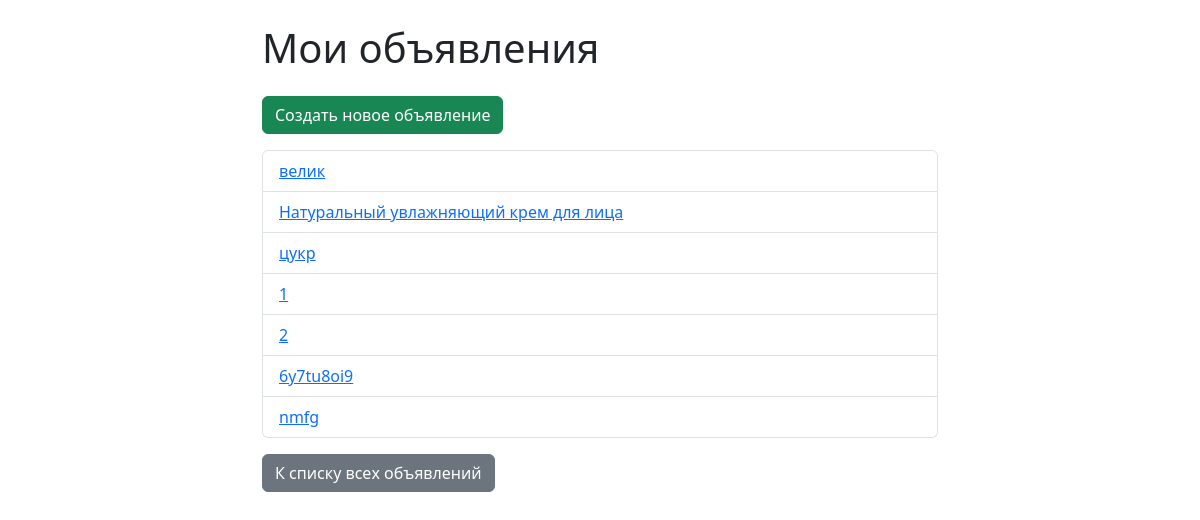
The page /ads/my/ (signed in) on the database its author committed.
### ads/models.py (models this page shows, shortened)
class Ad(models.Model):
    bookmarks = models.ManyToManyField(settings.AUTH_USER_MODEL, related_name='bookmarked_ads', blank=True)
    views = models.PositiveIntegerField(default=0)  # счетчик просмотров
    created_at = models.DateTimeField(auto_now_add=True)
    updated_at = models.DateTimeField(auto_now=True)
    tags = models.ManyToManyField('Tag', blank=True, related_name='ads')
    title = models.CharField("Заголовок", max_length=255)
    description = models.TextField("Описание")
    price = models.DecimalField("Цена", max_digits=10, decimal_places=2)
    city = models.CharField("Город", max_length=100)
    author = models.ForeignKey(
        settings.AUTH_USER_MODEL,
        on_delete=models.CASCADE,
        related_name='ads',
        verbose_name="Автор"
    )
    category = models.ForeignKey(
        Category,
        on_delete=models.SET_NULL,
        null=True,
        blank=True,
        related_name='ads',
        verbose_name="Категория"
    )
    slug = models.SlugField(max_length=255, null=True, blank=True, unique=True)
    created_at = models.DateTimeField("Дата создания", auto_now_add=True)

### ads/views.py (the view)
# urls.py: path('my/', views.my_ads, name='my_ads'),
@login_required
def my_ads(request):
    ads = Ad.objects.filter(author=request.user)
    return render(request, 'ads/my_ads.html', {'ads': ads})

### ads/templates/ads/my_ads.html (shortened to what this page needs)
<!DOCTYPE html>
<html lang="ru">
<head>
    <link href="https://cdn.jsdelivr.net/npm/bootstrap@5.3.0/dist/css/bootstrap.min.css" rel="stylesheet">
</head>
<body>
<div class="container mt-4" style="max-width: 700px;">
    <h1 class="mb-4">Мои объявления</h1>
    <a href="{% url 'ad_create' %}" class='btn btn-success mb-3'>Создать новое объявление</a>
    {% if ads %}
        <ul class='list-group'>
            {% for ad in ads %}
                {% if ad.slug %}
                    <li class='list-group-item'>
                        <a href="{% url 'ad_detail' slug=ad.slug %}">{{ ad.title }}</a>
                    </li>
                {% endif %}
            {% endfor %}
        </ul>
    {% else %}
        <p>У вас пока нет объявлений.</p>
    {% endif %}
    <p class='mt-3'><a href="{% url 'ad_list' %}" class='btn btn-secondary'>К списку всех объявлений</a></p>
</div>
</body>
</html>

### rows shown on the page
Ad: title "велик"
Ad: title "Натуральный увлажняющий крем для лица"
Ad: title "цукр"
Ad: title "1"
Ad: title "2"
Ad: title "6y7tu8oi9"
Ad: title "nmfg"
